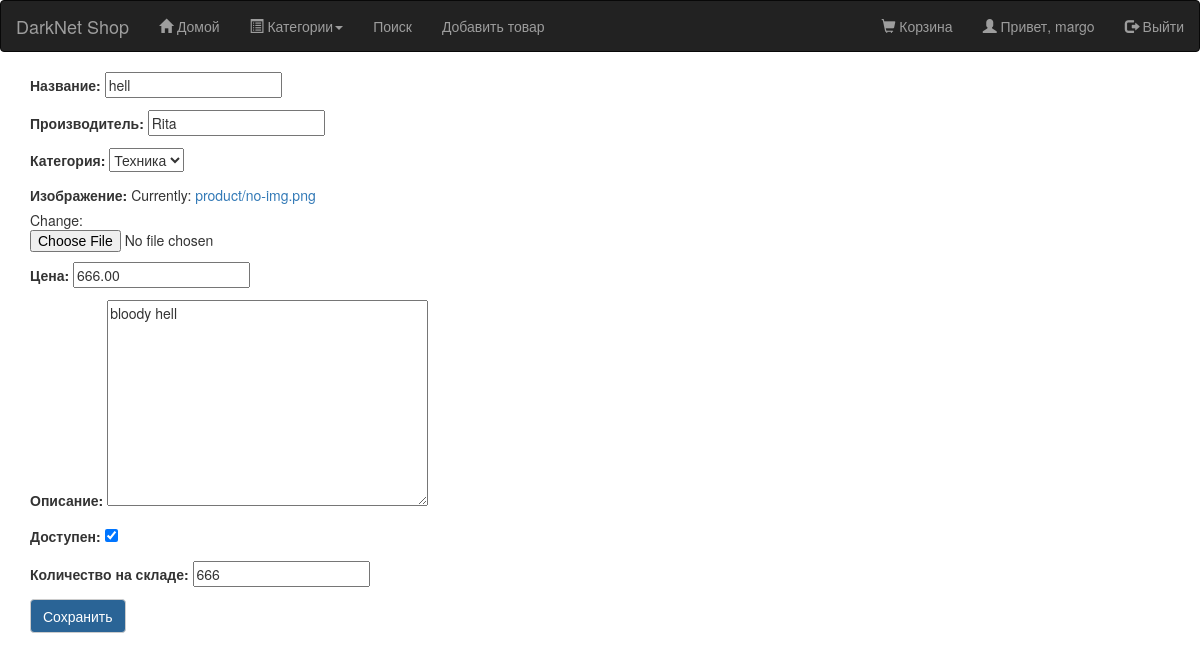
Before: /product/23/hell/edit/ (signed in) with the older database file.
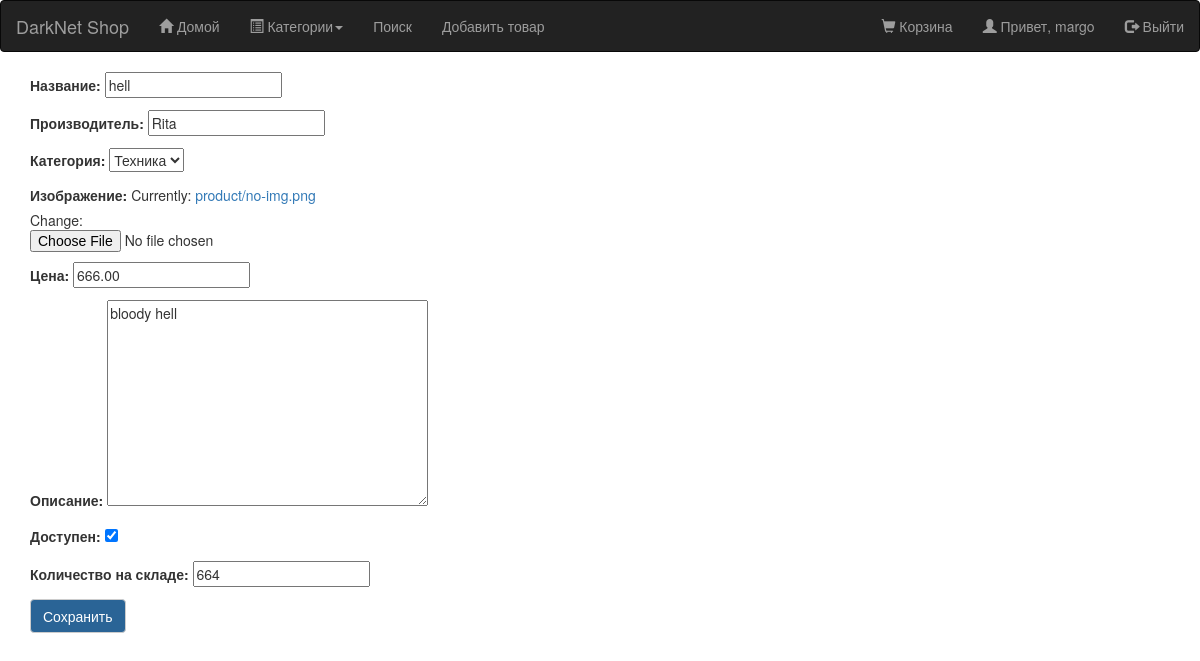
After: the same page with the newer database file.
### core_shop/models.py (models this page shows, shortened)
class Product(models.Model):
    category = models.ForeignKey(Category, related_name='Категория', verbose_name="Категория")
    name = models.CharField(max_length=255, unique=True, verbose_name="Название")
    brand = models.CharField(max_length = 50, verbose_name="Производитель")
    image = models.ImageField(upload_to='product/pictures', default = 'product/no-img.png', verbose_name='Изображение')
    slug = models.SlugField(max_length=255, unique=True, help_text='Уникальное значение для ULR продукта')
    description = models.TextField(blank=True, verbose_name="Описание")
    price = models.DecimalField(max_digits=10, decimal_places=2, verbose_name="Цена")
    count = models.PositiveIntegerField(verbose_name="Количество на складе")
    available = models.BooleanField(default=True, verbose_name="Доступен")
    created_at = models.DateTimeField(auto_now_add=True)
    updated_at = models.DateTimeField(auto_now=True)
    profile = models.ForeignKey(Profile, null=True,  related_name='Профиль')
    class Meta:
        db_table = 'products'
        ordering = ['name']
        index_together = [['id', 'slug']]
        verbose_name = "Продукт"
        verbose_name_plural = "Продукты"

class Category(models.Model):
    name = models.CharField(max_length=50, verbose_name='Категория')
    slug = models.SlugField(max_length=50, unique=True, help_text='Уникальное значение для URL категории')
    description = models.TextField(max_length = 2000)
    is_active = models.BooleanField(default = True)
    created_at = models.DateTimeField(auto_now_add = True)
    updated_at = models.DateTimeField(auto_now = True)
    class Meta:
        db_table = 'categories'
        ordering = ['name']
        verbose_name = 'Категория'
        verbose_name_plural = 'Категории'
    def __str__(self):
        return self.name

### core_shop/views.py (the view)
# urls.py: url(r'^product/(?P<id>\d+)/(?P<slug>[-\w]+)/edit/$', views.product_edit, name='product_edit'),
def product_edit(request, id, slug):
    product = get_object_or_404(Product, id = id, slug = slug)
    if request.user != product.profile.user or not request.user.is_authenticated:
        return redirect('/')
    if request.method == "POST":
        form = ProductForm(request.POST, instance = product)
        if form.is_valid():
            product = form.save(commit = False)
            product.created_at = timezone.now()
            product.updated_at = timezone.now()
            product.slug = slugify(unidecode(product.name))
            product.save()
            return redirect('/')
    else:
        form = ProductForm(instance = product)
        return render(request, 'shop/product/product_edit.html', {'form' : form})

### core_shop/forms.py
class ProductForm(forms.ModelForm):
    class Meta:
        model = Product
        fields = ('name', 'brand', 'category','image', 'price', 'description', 'available', 'count',  )

### cart/context_processors.py (called while the page is built)
def cart(request):
    return {'cart': Cart(request)}

### core_shop/templates/shop/product/product_edit.html (shortened to what this page needs)
{% extends 'shop/base.html' %}
{% load static %}
{% block content %}
	<form method = "POST" class = "post-form">{% csrf_token %}
		{{ form.as_p  }}
		<button type = "submit" class = "save btn btn-default">Сохранить</button>
	</form>
{% endblock %}

Changed rows visible on the page:
changed Product "Rita": count "666" → "664"
